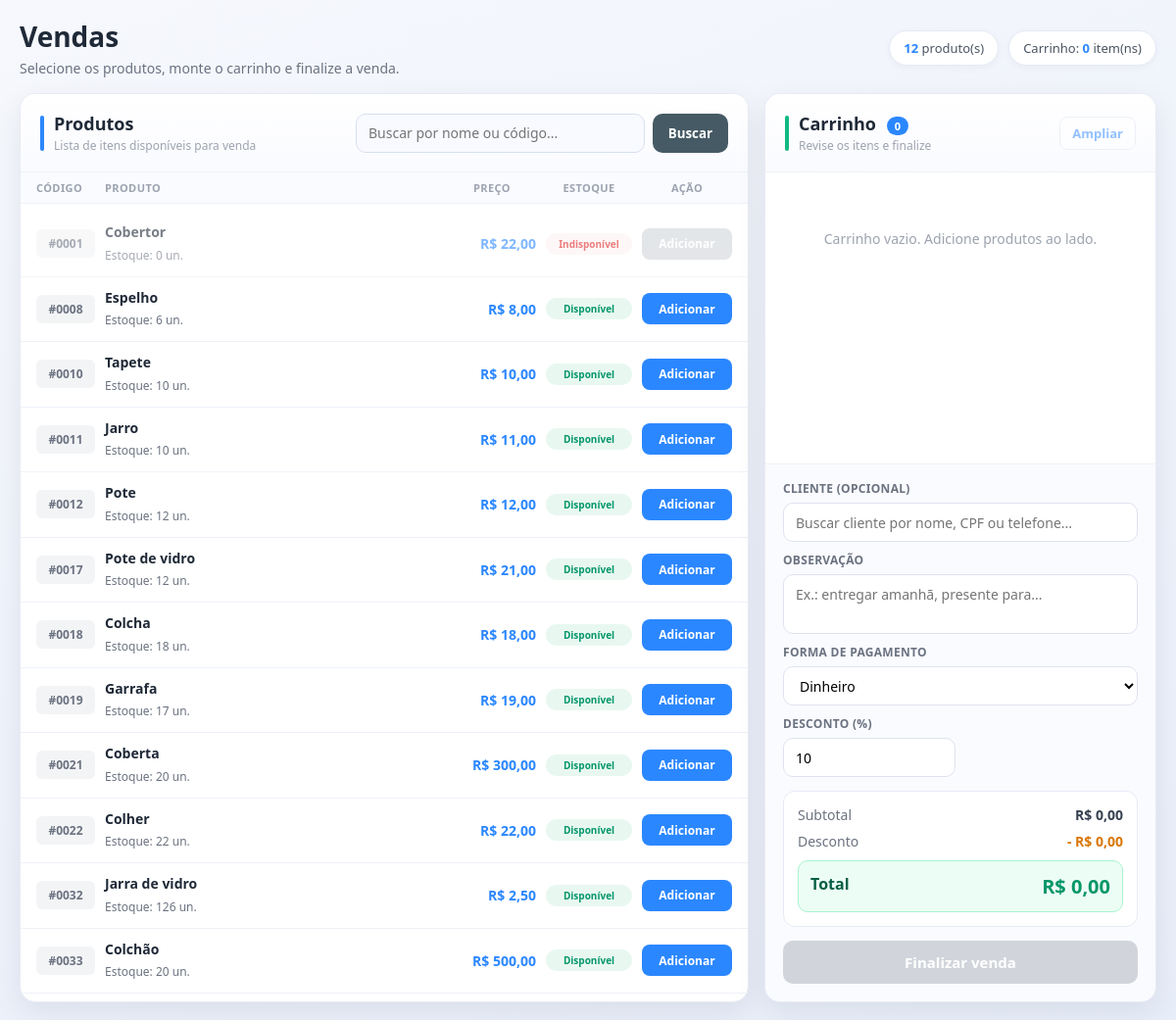
The app's page /vendas/ with its own data.
### front_end/models.py (models this page shows, shortened)
class Produto(models.Model):
    nome = models.CharField(max_length=120)
    codigo = models.CharField(unique=True, max_length=4)
    quantidade = models.DecimalField(max_digits=10, decimal_places=3)
    preco = models.DecimalField(max_digits=12, decimal_places=2)
    dt_adicao = models.DateTimeField(auto_now=True)

### front_end/views.py (the view)
# urls.py: path('vendas/', views.Vendas, name='vendas'),
def Vendas(request):
    termo_busca = request.GET.get("q", "").strip()
    produtos = Produto.objects.all()
    if termo_busca:
        produtos = produtos.filter(
            Q(nome__icontains=termo_busca) | Q(codigo__icontains=termo_busca)
        )
    produtos = produtos.annotate(
        codigo_int=Cast("codigo", output_field=IntegerField())
    ).order_by("codigo_int")
    clientes = Client.objects.all().order_by("nome")
    contexto = {
        "produtos": produtos,
        "clientes": clientes,
        "busca": termo_busca,
        "pagamentos": [
            (valor, rotulo)
            for valor, rotulo in Venda.PAGAMENTO_CHOICES
            if valor != "anotado"
        ],
    }
    return render(request, "pag_vendas.html", contexto)

### Templates/pag_vendas.html (shortened to what this page needs)
<!DOCTYPE html>
<html lang="pt-br">
<head>
</head>
<body>
  <div class="page-top">
    <div class="page-title-wrap">
      <h1>Vendas</h1>
      <p>Selecione os produtos, monte o carrinho e finalize a venda.</p>
    </div>
    <div class="page-stats">
      <span class="stat-chip"><strong>{{ produtos|length }}</strong> produto(s)</span>
      <span class="stat-chip">Carrinho: <strong id="stat-itens">0</strong> item(ns)</span>
    </div>
  </div>
  <div class="layout">
    <section class="panel">
      <div class="panel-header">
        <div class="panel-title">
          <div class="panel-mark produtos"></div>
          <div>
            <h2>Produtos</h2>
            <small>Lista de itens disponíveis para venda</small>
          </div>
        </div>
        <form class="search-form" method="get">
          <input type="search" name="q" placeholder="Buscar por nome ou código..." value="{{ busca }}">
          <button type="submit">Buscar</button>
        </form>
      </div>
      <div class="lista-header">
        <span>Código</span>
        <span>Produto</span>
        <span>Preço</span>
        <span>Estoque</span>
        <span>Ação</span>
      </div>
      <div class="produtos-lista">
        {% for produto in produtos %}
        <div
          id="produto-row-{{ produto.id }}"
          class="produto-linha {% if produto.quantidade <= 0 %}sem-estoque{% else %}clicavel{% endif %}"
          data-id="{{ produto.id }}"
          data-nome="{{ produto.nome|escapejs }}"
          data-preco="{{ produto.preco }}"
          data-estoque="{{ produto.quantidade }}"
        >
          <span class="produto-codigo">#{{ produto.codigo|add:0|stringformat:"04d" }}</span>
          <div class="produto-info">
            <strong>{{ produto.nome }}</strong>
            <span>Estoque: <span id="qtd-estoque-{{ produto.id }}">{{ produto.quantidade|floatformat:"-3" }}</span> un.</span>
          </div>
          <span class="produto-preco">R$ {{ produto.preco|floatformat:2 }}</span>
          <span id="badge-estoque-{{ produto.id }}" class="estoque-badge {% if produto.quantidade <= 0 %}zero{% elif produto.quantidade <= 5 %}baixo{% else %}ok{% endif %}">
          </span>
          <button
            type="button"
            class="btn-add"
            {% if produto.quantidade <= 0 %}disabled{% endif %}
            onclick="event.stopPropagation(); adicionarProduto({{ produto.id }}, '{{ produto.nome|escapejs }}', '{{ produto.preco }}', '{{ produto.quantidade }}')"
          >Adicionar</button>
        </div>
        {% empty %}
        <div class="empty-produtos">Nenhum produto encontrado.</div>
        {% endfor %}
      </div>
    </section>
    <aside class="panel">
      <div class="panel-header">
        <div class="panel-title">
          <div class="panel-mark carrinho"></div>
          <div>
            <h2>Carrinho <span id="cart-badge" class="cart-badge">0</span></h2>
            <small>Revise os itens e finalize</small>
          </div>
        </div>
        <button type="button" class="btn-ampliar-carrinho" id="btn-ampliar-carrinho" disabled>Ampliar</button>
      </div>
      <div id="carrinho-lista" class="carrinho-lista">
      </div>
      <form id="form-checkout" class="checkout" method="post" action="{% url 'front_end:registrar_venda' %}">
        <div class="checkout-grid">
          <div class="field full">
            <label for="cliente-busca">Cliente (opcional)</label>
            <div class="cliente-search-box">
              <input
                type="search"
                id="cliente-busca"
                placeholder="Buscar cliente por nome, CPF ou telefone..."
                autocomplete="off"
              >
            </div>
          </div>
          <div class="field full">
            <label for="observacao">Observação</label>
            <textarea name="observacao" id="observacao" placeholder="Ex.: entregar amanhã, presente para..."></textarea>
          </div>
          <div class="field full">
            <label for="tipo_pagamento">Forma de pagamento</label>
            <select name="tipo_pagamento" id="tipo_pagamento">
              {% for valor, rotulo in pagamentos %}
              <option value="{{ valor }}">{{ rotulo }}</option>
              {% endfor %}
            </select>
          </div>
          <div class="field">
            <label for="desconto">Desconto (%)</label>
            <input type="number" name="desconto" id="desconto" value="10" min="0" max="100" step="0.01">
          </div>
        </div>
        <div class="totais">
          <div><span>Subtotal</span><span id="subtotal">R$ 0,00</span></div>
          <div class="desconto-linha"><span>Desconto</span><span id="desconto-valor">- R$ 0,00</span></div>
          <div class="total-final"><span>Total</span><span id="total">R$ 0,00</span></div>
        </div>
        <button type="submit" class="btn-finalizar" id="btn-finalizar" disabled>Finalizar venda</button>
      </form>
    </aside>
  </div>
</body>
</html>

### records on screen
Produto: codigo|add "0001", nome "Cobertor", quantidade "0", preco "22,00"
Produto: codigo|add "0008", nome "Espelho", quantidade "6", preco "8,00"
Produto: codigo|add "0010", nome "Tapete", quantidade "10", preco "10,00"
Produto: codigo|add "0011", nome "Jarro", quantidade "10", preco "11,00"
Produto: codigo|add "0012", nome "Pote", quantidade "12", preco "12,00"
Produto: codigo|add "0017", nome "Pote de vidro", quantidade "12", preco "21,00"
Produto: codigo|add "0018", nome "Colcha", quantidade "18", preco "18,00"
Produto: codigo|add "0019", nome "Garrafa", quantidade "17", preco "19,00"
Produto: codigo|add "0021", nome "Coberta", quantidade "20", preco "300,00"
Produto: codigo|add "0022", nome "Colher", quantidade "22", preco "22,00"
Produto: codigo|add "0032", nome "Jarra de vidro", quantidade "126", preco "2,50"
Produto: codigo|add "0033", nome "Colchão", quantidade "20", preco "500,00"

### other values on screen
{{ produtos|length }} "12"
form field tipo_pagamento "Dinheiro"
